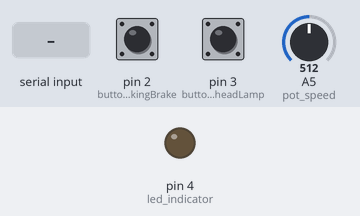
Recording of a sketch running on a simulated Arduino Uno, built with avr-gcc and run on an emulated ATmega328P. Shown: output pins drawn as LEDs (lit = HIGH). Inputs (shaded band) come from the test bench; at power-on: A5 (pot_speed) = 512, pin 2 (button_parkingBrake) HIGH, pin 3 (button_headLamp) HIGH. What the sketch prints to the serial monitor is not drawn.

Above: at 1.2 s.
1.3 s: "on" received over Serial
At 3.2 s:
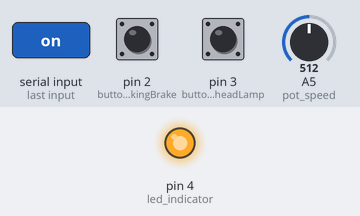
3.8 s: A5 (pot_speed) set to 673
6.8 s: A5 (pot_speed) set to 697
Timing chart, 0 to 9.8 s (numbered marks = the images above; inputs shaded):
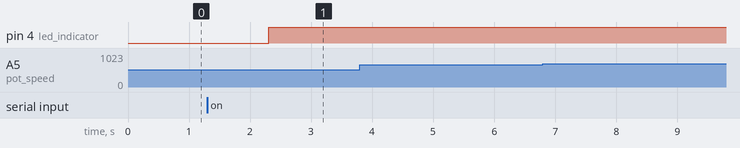

The sketch:

sketch_mar21a.ino
```cpp
#define button_parkingBrake 2
#define button_headLamp 3
#define led_indicator 4
#define pot_speed A5

bool now_state_parkingBrake = false;
bool prev_state_parkingBrake = false;
bool parkingBrake = false;

bool now_state_headLamp = false;
bool prev_state_headLamp = false;
bool headLamp = false;

void setup() {
  // put your setup code here, to run once:
Serial.begin(9600);

pinMode(led_indicator, OUTPUT);
pinMode(button_parkingBrake, INPUT_PULLUP);
pinMode(button_headLamp, INPUT_PULLUP);
pinMode(pot_speed, INPUT);
}


void loop() {
  // read potensio value
  int speed = analogRead(pot_speed); //0-1023
  speed = map(speed,0,1023,0,150); //0-150

  //read button parkingBrake
  now_state_parkingBrake = !digitalRead(button_parkingBrake);
  if(now_state_parkingBrake==true){
    if(prev_state_parkingBrake!=now_state_parkingBrake){
      //prev_state=now_state
      parkingBrake = !parkingBrake;
    }
  }
  prev_state_parkingBrake = now_state_parkingBrake;

  //read button headLamp
   now_state_headLamp = !digitalRead(button_headLamp);
  if(now_state_headLamp==true){
    if(prev_state_headLamp!=now_state_headLamp){
      //prev_state=now_state
      headLamp = !headLamp;
    }
  }
  prev_state_headLamp = now_state_headLamp;

  //send data to python via serial communication
  //data yang akan di kirim: speed, rpm, parkingBrake, headLamp

  String data_send ="";
  data_send +=String(speed);
  data_send +=",";
  data_send +=String(0);
  data_send +=",";
  data_send +=String(parkingBrake);
  data_send +=",";
  data_send +=String(headLamp);

  Serial.println(data_send);

  //receive data from python via serial
  if(Serial.available()>1){
    String data = Serial.readString();
    if(data=="on"){
      //do something
      digitalWrite(led_indicator,HIGH);
    }
    else{
      //do something
      digitalWrite(led_indicator,LOW);
    }

  }


}
```

Measured:
- after the input at 1.3 s, pin 4 (led_indicator): LOW → HIGH after 1.0 s
- after the input at 3.8 s, every drawn part: stays the same
- after the input at 6.8 s, every drawn part: stays the same
